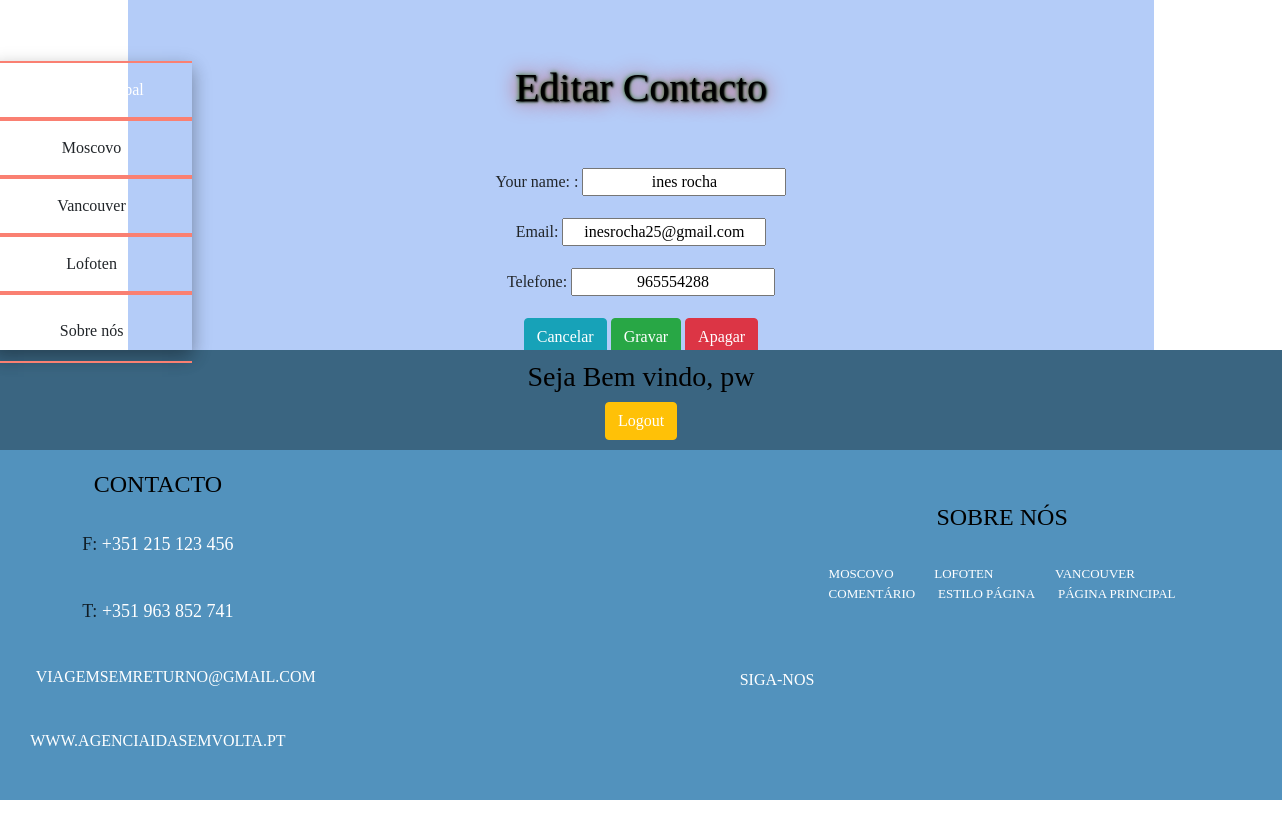
Screenshot of /editar/4 (signed in) with the database file from the repository.
### website/models.py (models this page shows, shortened)
class Contacto(models.Model):
    id = models.AutoField(primary_key=True)
    nome = models.CharField(max_length=30, default="", verbose_name="Your name: ")
    email = models.EmailField()
    telefone = models.CharField(max_length=18, blank=True)
    dataCriacao = models.DateField(auto_now_add=True)

### website/views.py (the view)
# urls.py: path('editar/<int:contacto_id>', views.contactoEditar_page_view, name='contactoEdita'),
def contactoEditar_page_view(request, contacto_id):
    if not request.user.is_authenticated:
        return HttpResponseRedirect(reverse('website:login'))
    contactos = Contacto.objects.get(pk=contacto_id)
    form = ContactoForm(request.POST or None, instance=contactos)
    if form.is_valid():
        form.save()
        return HttpResponseRedirect(reverse('website:contactoLista'))
    contexts = {'form': form, 'contacto_id': contacto_id}
    return render(request, 'website/contactoEditar.html', contexts)

### website/forms.py
class ContactoForm(ModelForm):
    class Meta:
        model = Contacto
        fields = '__all__'

### website/templates/website/contactoEditar.html (shortened to what this page needs)
{% extends 'website/base.html' %}
{% load static %}
{% block main %}
  <h1>Editar Contacto</h1>
    <br>
    <br>
    <form method="POST" action="{% url 'website:contactoEdita' contacto_id %}">
        {{ form.as_p }}
    <a href="{% url 'website:home' %}" class="btn btn-info">Cancelar</a>
    <input class="btn btn-success" type="submit" value="Gravar">
    <a href="{% url 'website:contactoApaga' contacto_id %}" class="btn btn-danger">Apagar</a>
    </form>
    <br>
    <a class="btn btn-primary" href="{% url 'website:contactoLista' %}">Ver Todos os Contactos</a>
{% endblock main%}

### website/templates/website/base.html (shortened to what this page needs)
<!DOCTYPE html>
<html lang="en">
<head>
    <link rel="stylesheet" href="https://stackpath.bootstrapcdn.com/bootstrap/4.3.1/css/bootstrap.min.css">
    {% load static %}
    <link rel="stylesheet" href="{% static 'website/css/base.css' %}">
</head>
<body>
    <header>
    <nav>
      <ul>
                <li>
                    <a class="categoria" href="{% url 'website:home' %}" >Página principal </a>
                </li>
          <br>
                <li>
                    <a>
                        Moscovo </a>
                </li>
          <br>
               <li>
                    <a class="marmelo">
                        Vancouver </a>
                </li>
          <br>
                <li>
                    <a class="categoria">
                        Lofoten </a>
                </li>
          <br>
                 <li>
                    <a  class="categoria">
                        Sobre nós </a>
                 </li>
              </ul>
        </nav>
    </header>
     <main>
        {% block main %}
        {% endblock main %}
    </main>
    <aside>
         <div class="contato">
              <h4>Contacto</h4>
              <br>
           <p style="font-size:18px"> F: <a  href="tel:+351215123456">+351 215 123 456</a>
           </p>
            <br>
            <p style="font-size:18px">
              T: <a  href="tel:+351963852741">+351 963 852 741</a>
              </p>
              <br>
              <p>
                <a class="email" href="mailto:viagemSemReturno@gmail.com">viagemSemReturno@gmail.com</a></p>
              <br>
            <a class="url" href="{% url 'website:home' %}">www.agenciaIdaSemVolta.pt</a>
            </div>
            <div class="inpe">
              <h4>Sobre nós</h4>
              <br>
              <section class="letraAside">
              <a class="blank" style="float:left"  href="{% url 'website:informacaoMoscover' %}">Moscovo</a>
              <a class="blank"   href="{% url 'website:informacaoLofoten' %}">Lofoten</a>
              <a class="blank" href="{% url 'website:informacaoVancover' %}">Vancouver</a>
              <br>
              <a class="blank" href="{% url 'website:comentario' %}">Comentário</a>
              <a class="blank" href="{% url 'website:estiloPagina' %}">Estilo Página</a>
              <a class="blank" href="{% url 'website:home' %}">Página Principal</a>
            </section>
              <br>
            </div>
            <div class="menu">
              <br><br>
              <div class="label">Siga-nos</div>
              <div class="spacer"></div>
            </div>
    </aside>
    <footer>
        <div style="display: flex; align-items: center; flex-direction: column;">
            {% if request.user.username %}
                <h3>Seja Bem vindo, {{ user.username }}</h3>
                <a class="btn btn-warning" href="{% url 'website:logout' %}">Logout</a>
            {% endif %}
        </div>
    </footer>
</body>
</html>

### website/static/website/css/base.css (style rules this page uses)
* { box-sizing: border-box; padding: 0; margin: 0; text-align: center; justify-content: center; font-family: 'New Tegomin', serif; }
h1 { color:rgb(0, 0, 0); text-align: center; }
h3 { color:rgb(0, 0, 0); size:100px ; text-align: center; }
h4 { color:rgb(0, 0, 0); text-align: center; }
header { grid-area: header; }
nav { grid-area: nav; }
main { grid-area: main; }
aside { grid-area: aside; }
footer { grid-area: footer; }
.menu-links li, a, span { transition: 0.5s ease-in-out; }
a:link { color:white; text-decoration: none; }
@media (min-width: 601px) { body { display: grid; width: 100%; height: 100%; grid-template-rows: 150px 5fr 100px; grid-template-columns: 10fr 10fr 1fr; grid-template-areas: "header main main" "header main main" "footer footer footer" "aside aside aside"; } }
@media (min-width: 601px) { header { grid-area: header; display: flex; align-items: stretch; padding-top: 10%; width: 30%; text-align: center; z-index:1; } }
@media (min-width: 601px) { main { grid-area: main; grid-column: 1/4; text-align: center; background-color: rgb(180, 204, 248); padding-top: 5%; width: 80%; margin-left: auto; margin-right: auto; } }
@media (min-width: 601px) { nav { grid-area: nav; box-shadow: 0 8px 16px 0 rgba(0, 0, 0, 0.2), 0 6px 20px 0 rgba(0, 0, 0, 0.19); } }
@media (min-width: 601px) { aside { grid-area: aside; padding-top: 20px; display: inline-flex; flex-direction: row; justify-content: flex-start; align-items: flex-start; background-color: #5292bd; width: 100%; text-align: left; height: 350px; } }
@media (min-width: 601px) { footer { background-color: #3a6581; color: white; font-weight: bold; width: 100%; height: 100%; text-align: center; grid-area: footer; display: flex; justify-content: center; } }
@media (min-width: 601px) { section { line-height: 20px; } }
nav ul { list-style-type: none; margin: 0px; padding: 0px; }
nav ul li { display: inline; position: relative; }
nav a { display: inline-block; padding: 15px 10px; width: 200px; text-decoration: none; white-space: nowrap; color: black; border-top: solid salmon 2px; border-bottom: solid salmon 2px; }
.contato { text-transform: uppercase; color: rgba(0, 0, 0, 0.8); display: block; }
.letraAside { font-size: small; display:table-row-group; }
.inpe { text-transform: uppercase; color: rgba(0, 0, 0, 0.8); display: block; position: relative; top: 10%; right: -40%; z-index: 1; display:table-row-group; }
.menu { text-transform: uppercase; color: white; display: flex; cursor: pointer; pointer-events: none; position: relative; bottom: -60%; right: -6%; }
.spacer { display: inline-block; width: 80px; margin-left: 15px; margin-right: 15px; vertical-align: middle; cursor: pointer; position: relative; }
.spacer:before { content: ""; position: absolute; border-bottom: 1px solid #ffffff; height: 1px; width: 0%; transition: width 0.25s ease; transition-delay: 0.7s; }
.label { display: inline-block; cursor: pointer; pointer-events: all; }

### rows the page displays
Contacto: nome "ines rocha", email "inesrocha25@gmail.com", telefone "965554288"

### other values shown
{{ user.username }} "pw"
